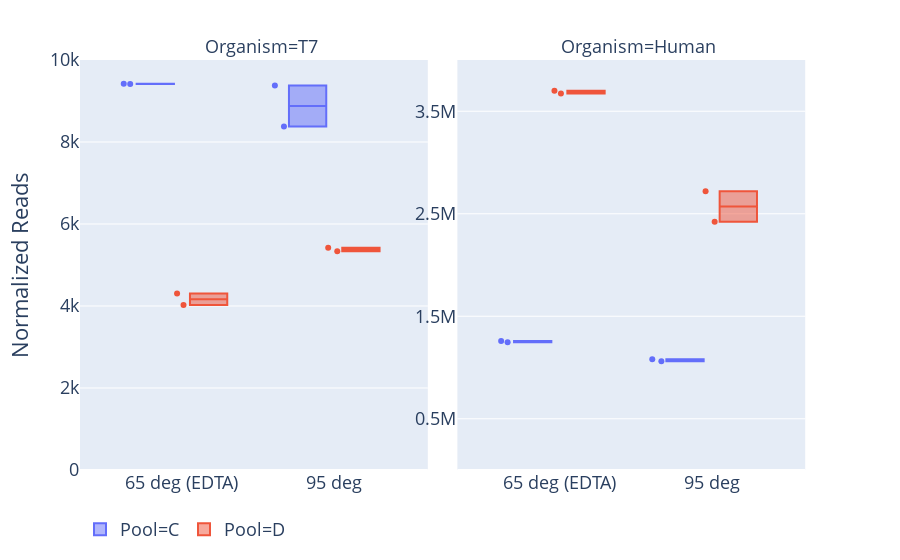

Notebook code cell kept with this figure:
### Code cell
melt = pd.melt(
    merged,
    value_vars=['t7_normalized_reads', 'Human', 'ecoli_normalized_reads'],
    id_vars=['Accession', 'Deact temp', 'centrifugation', 'Pool'],
    value_name='Normalized Reads',
    var_name='Organism'
)
melt = melt.replace({
    't7_normalized_reads': 'T7',
    'ecoli_normalized_reads': 'E.coli',
    'E.coli pos. samples': 'C',
    'K.pneumo pos. samples': 'D'
})

# fig = px.box(melt, facet_col='Organism', x='centrifugation', y='Normalized Reads', color='Deact temp', facet_row='Pool',
#              category_orders={'centrifugation': ['No Spin', '100g', '200g']}, points='all')
fig = px.box(melt[(melt['centrifugation'] == 'No Spin') & ~(melt['Organism'] == 'E.coli')], facet_col='Organism', x='Deact temp', y='Normalized Reads', color='Pool',
             category_orders={'Deact temp': ['65 deg (EDTA)', '95 deg']}, points='all', labels={'E.coli pos. samples': 'C', 'K.pneumo pos. samples': 'D'})
fig.update_layout(height=700, font=dict(size=18), legend_orientation='h')
fig.layout.yaxis1.update(matches=None, tick0=2e3, dtick=2e3, range=[0, 10e3])
fig.layout.yaxis2.update(matches=None, showticklabels=True, tick0=5e5, dtick=1e6, range=[0, 4e6])
# fig.layout.yaxis3.update(matches=None, showticklabels=True, tick0=60e3, dtick=50e3, range=[0, 260e3])
# fig.layout.yaxis.update(matches=None, tick0=2e3)
# fig.layout.yaxis2.update(matches=None, showticklabels=True)
# fig.layout.yaxis3.update(matches=None, showticklabels=True)
# # fig.layout.yaxis4.update(matches=None, showticklabels=True)
# # fig.layout.yaxis5.update(matches=None, showticklabels=True)
# # fig.layout.yaxis6.update(matches=None, showticklabels=True)
fig.layout.xaxis.update(domain=[0, 0.47], title=None)
fig.layout.xaxis2.update(domain=[0.51, 0.98], title=None)
# fig.layout.xaxis3.update(domain=[0.666, 0.98])
# fig.layout.xaxis4.update(domain=[0, 0.293])
# fig.layout.xaxis5.update(domain=[0.333, 0.626])
# fig.layout.xaxis6.update(domain=[0.666, 0.98])
fig.show()

### Figure 1 — Plotly figure (JSON) as saved in the notebook; plotly's stock layout.template omitted (floating-point values rounded to 4 significant figures)
{"data": [{"alignmentgroup": "True", "boxpoints": "all", "hoverlabel": {"namelength": 0}, "hovertemplate": "Pool=C<br>Organism=T7<br>Deact temp=%{x}<br>Normalized Reads=%{y}", "legendgroup": "Pool=C", "marker": {"color": "#636efa"}, "name": "Pool=C", "notched": false, "offsetgroup": "Pool=C", "orientation": "v", "showlegend": true, "type": "box", "x": ["95 deg", "95 deg", "65 deg (EDTA)", "65 deg (EDTA)"], "x0": " ", "xaxis": "x", "y": [9377.0, 8378.0, 9418.0, 9418.0], "y0": " ", "yaxis": "y"}, {"alignmentgroup": "True", "boxpoints": "all", "hoverlabel": {"namelength": 0}, "hovertemplate": "Pool=C<br>Organism=Human<br>Deact temp=%{x}<br>Normalized Reads=%{y}", "legendgroup": "Pool=C", "marker": {"color": "#636efa"}, "name": "Pool=C", "notched": false, "offsetgroup": "Pool=C", "orientation": "v", "showlegend": false, "type": "box", "x": ["95 deg", "95 deg", "65 deg (EDTA)", "65 deg (EDTA)"], "x0": " ", "xaxis": "x2", "y": [1061000.0, 1081000.0, 1246000.0, 1259000.0], "y0": " ", "yaxis": "y2"}, {"alignmentgroup": "True", "boxpoints": "all", "hoverlabel": {"namelength": 0}, "hovertemplate": "Pool=D<br>Organism=T7<br>Deact temp=%{x}<br>Normalized Reads=%{y}", "legendgroup": "Pool=D", "marker": {"color": "#EF553B"}, "name": "Pool=D", "notched": false, "offsetgroup": "Pool=D", "orientation": "v", "showlegend": true, "type": "box", "x": ["95 deg", "95 deg", "65 deg (EDTA)", "65 deg (EDTA)"], "x0": " ", "xaxis": "x", "y": [5337.0, 5419.0, 4024.0, 4306.0], "y0": " ", "yaxis": "y"}, {"alignmentgroup": "True", "boxpoints": "all", "hoverlabel": {"namelength": 0}, "hovertemplate": "Pool=D<br>Organism=Human<br>Deact temp=%{x}<br>Normalized Reads=%{y}", "legendgroup": "Pool=D", "marker": {"color": "#EF553B"}, "name": "Pool=D", "notched": false, "offsetgroup": "Pool=D", "orientation": "v", "showlegend": false, "type": "box", "x": ["95 deg", "95 deg", "65 deg (EDTA)", "65 deg (EDTA)"], "x0": " ", "xaxis": "x2", "y": [2719000.0, 2422000.0, 3699000.0, 3673000.0], "y0": " ", "yaxis": "y2"}], "layout": {"annotations": [{"font": {}, "showarrow": false, "text": "Organism=T7", "x": 0.245, "xanchor": "center", "xref": "paper", "y": 1, "yanchor": "bottom", "yref": "paper"}, {"font": {}, "showarrow": false, "text": "Organism=Human", "x": 0.755, "xanchor": "center", "xref": "paper", "y": 1, "yanchor": "bottom", "yref": "paper"}], "autosize": true, "boxmode": "group", "font": {"size": 18}, "legend": {"orientation": "h", "tracegroupgap": 0}, "margin": {"t": 60}, "xaxis": {"anchor": "y", "autorange": true, "categoryarray": ["65 deg (EDTA)", "95 deg"], "categoryorder": "array", "domain": [0, 0.47], "range": [-0.6602, 1.614], "title": {}, "type": "category"}, "xaxis2": {"anchor": "y2", "autorange": true, "categoryarray": ["65 deg (EDTA)", "95 deg"], "categoryorder": "array", "domain": [0.51, 0.98], "matches": "x", "range": [-0.6602, 1.614], "title": {}, "type": "category"}, "yaxis": {"anchor": "x", "domain": [0, 1], "dtick": 2000, "range": [0, 10000], "tick0": 2000, "title": {"text": "Normalized Reads"}, "type": "linear"}, "yaxis2": {"anchor": "x2", "domain": [0, 1], "dtick": 1000000, "range": [0, 4000000], "showticklabels": true, "tick0": 500000, "type": "linear"}}}
